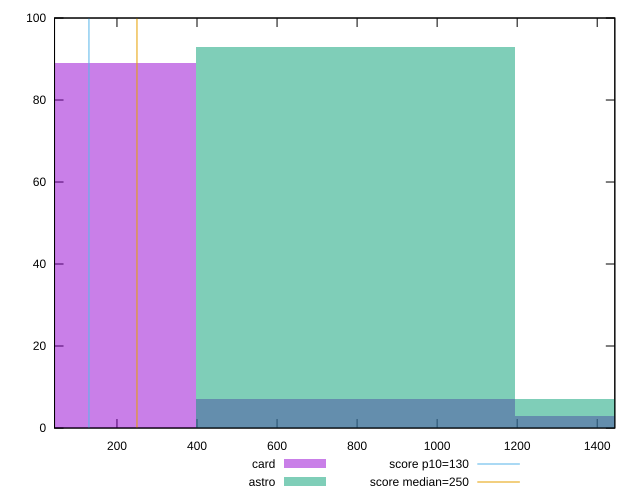

Source code (gnuplot):
reset

$card <<EOF
1592.6551414603832 3
796.3275707301916 7
0 89
EOF

$astro <<EOF
796.3275707301916 93
1592.6551414603832 7
EOF

set key outside below
set boxwidth 796.3275707301916
set xrange [44:1444]
set yrange [0:100]
set trange [0:100]
set style fill transparent solid 0.5 noborder

set parametric
set terminal svg size 640, 500 enhanced background rgb 'white'
set output "report/report_00029_2021-02-24T13-36-40.390Z/max-potential-fid/comparison/histogram/2_vs_3.svg"

plot $card title "card" with boxes, \
     $astro title "astro" with boxes, \
     130,t title "score p10=130", \
     250,t title "score median=250"

reset
